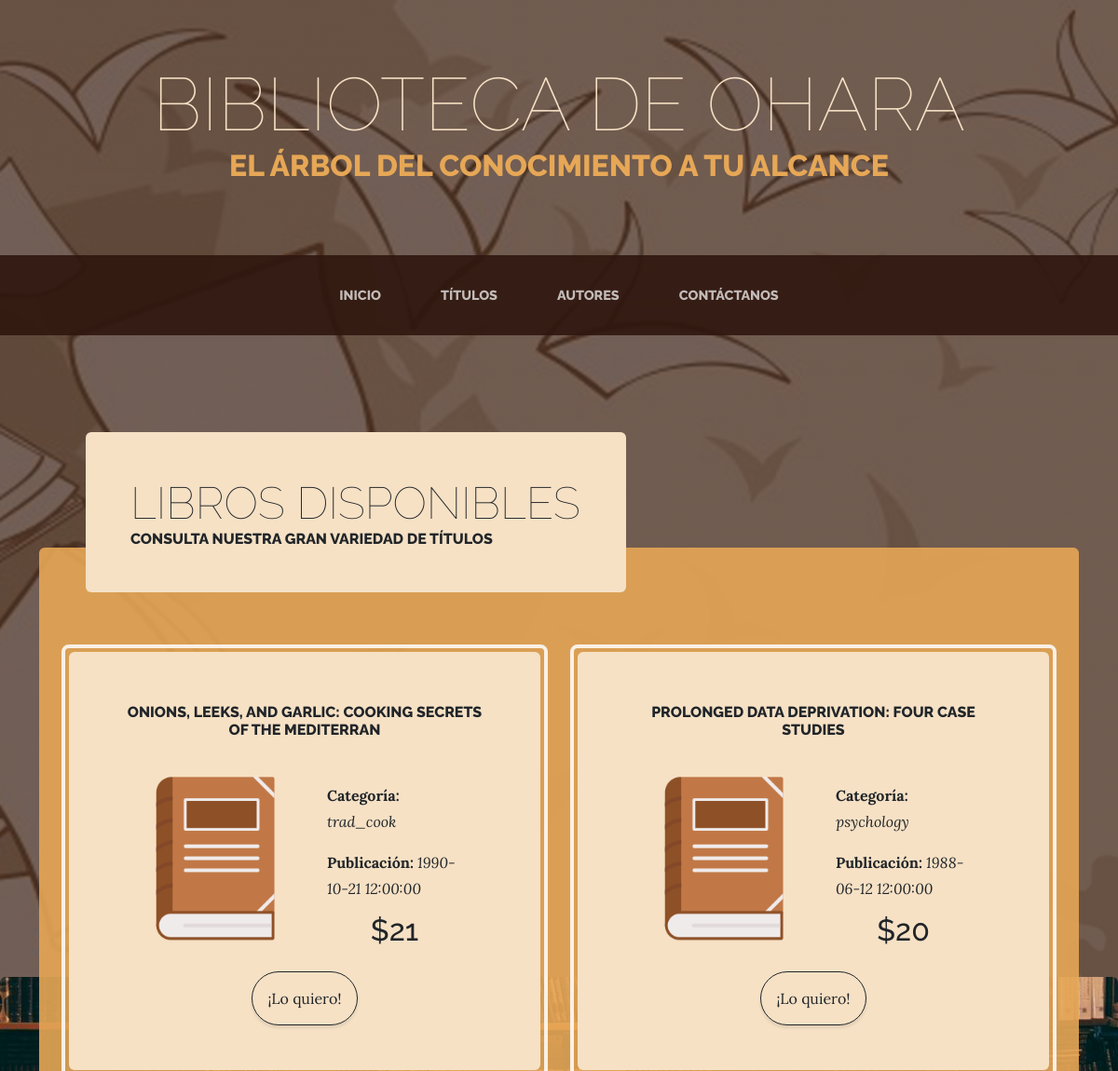
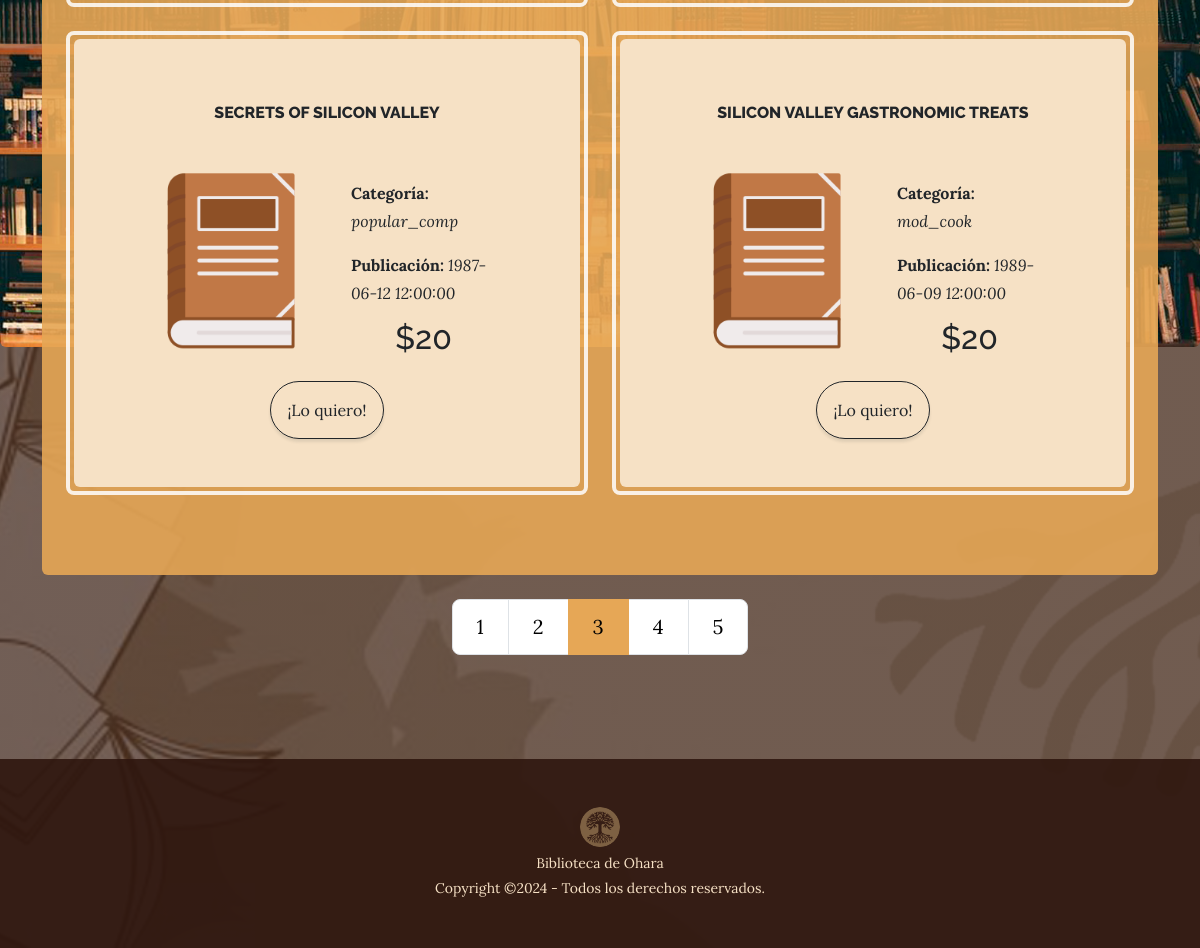
Page /titulos.php?pagina=3 on the committed database (2 pictures, top to bottom).
### tables this page shows
CREATE TABLE `titulos` (
  `id_titulo` varchar(6) NOT NULL,
  `titulo` varchar(60) NOT NULL,
  `tipo` varchar(15) NOT NULL,
  `id_pub` varchar(4) NOT NULL,
  `precio` double default NULL,
  `avance` double default NULL,
  `total_ventas` int(11) default NULL,
  `notas` varchar(255) NOT NULL,
  `fecha_pub` datetime NOT NULL,
  `contrato` varchar(1) NOT NULL,
  PRIMARY KEY  (`id_titulo`)
);

### database/conexion.php (called while the page is built, shortened)
<?php
    class DBLibreria {
        private $server = "localhost";
        private $user = "root";
        private $pwd = "";
        private $database = "libreriadb";
        private function getCnxn() {
            $cnxn = new PDO("mysql:host=$this->server;dbname=$this->database", $this->user, $this->pwd);
            return $cnxn;
        }
        public function getTitulos() {
            $pdoCnxn = $this->getCnxn();
            $res = array();
            if (is_object($pdoCnxn)) {
                $sql = "SELECT * FROM `titulos` ORDER BY `titulo`";
                $stmt = $pdoCnxn->query($sql);
                if ($stmt) {
                    $res = $stmt->fetchAll(PDO::FETCH_ASSOC);
                } else {
                }
            } else {
            }
            return $res;
        }
    }
?>

### titulos.php (the view, shortened to what this page needs)
<?php
    include "database/conexion.php";
?>
<!DOCTYPE html>
<html lang="en">
    <head>
        <link href="css/styles.css" rel="stylesheet" />
    </head>
    <body>
        <?php
            include ("templates/topbanner.php");
        ?>
        <section id="titulos">
            <br>
        </section>
        <section class="page-section about-heading">
            <div class="container">
                <div class="product-item">
                    <div class="product-item-title d-flex d-none d-md-block" style="width : 630px;">
                        <div class="bg-faded p-5 d-flex me-auto rounded" style="margin-left : 50px;">
                            <h2 class="section-heading mb-0">
                                <span class="section-heading-lower">Libros Disponibles</span>
                                <span class="section-heading-upper">Consulta nuestra gran variedad de títulos</span>
                            </h2>
                        </div>
                    </div>
                    <section class="container rounded cta about-heading-img mb-3 mb-lg-0">
                        <div class="container">
                            <div class="row">
                                <?php
                                    $libreria = new DBLibreria;
                                    $titulos = $libreria->getTitulos();
                                    $elementos_por_pagina = 4;
                                    $num_total_paginas = ceil(count($titulos) / $elementos_por_pagina);
                                    $pagina_actual = isset($_GET['pagina']) ? $_GET['pagina'] : 1;
                                    $inicio = ($pagina_actual - 1) * $elementos_por_pagina;
                                    $titulos_pagina = array_slice($titulos, $inicio, $elementos_por_pagina);
                                    foreach ($titulos_pagina as $registro) {
                                        print('<div class="col-lg-6 mt-4 d-none d-md-block">');
                                        print(    '<div class="cta-inner bg-faded rounded">');
                                        print(        '<div class="container d-flex align-items-center justify-content-center text-center rounded" style="height: 60px;">');
                                        print(            '<h2 class="section-heading">');
                                        print(                '<span class="section-heading-upper">'.$registro['titulo'].'</span>');
                                        print(            '</h2>');
                                        print(        '</div>');
                                        print(        '<div class="container d-flex mt-4 mb-lg-0">');
                                        print(            '<div class="container align-items-center text-center">');
                                        print(                '<img src="assets/img/libro.png" style="width: 140px;"/>');
                                        print(            '</div>');
                                        print(            '<div class="container">');
                                        print(                '<div class="container justify-content-center align-items-center" style="height: 140px;">');
                                        print(                  '<p class="pt-2"><strong>Categoría: </strong><em>'.$registro['tipo'].'</em></p>');
                                        print(                  '<p><strong>Publicación: </strong><em>'.$registro['fecha_pub'].'</em></p>');
                                        print(                '</div>');
                                        print(                '<h2 class="section-heading text-center pt-2">');
                                        print(                  '<span>$'.$registro['precio'].'</span>');
                                        print(                '</h2>');
                                        print(            '</div>');
                                        print(        '</div>');
                                        print(        '<div class="container d-flex justify-content-center mt-3">');
                                        print(            '<button class="btn btn-outline-dark btn p-3" style="border-radius: 50px">¡Lo quiero!</button>');
                                        print(        '</div>');
                                        print(    '</div>');
                                        print('</div>');
                                    }
                                ?>
                            </div>
                        </div>
                    </section>
                    <div class="container mt-4">
                        <ul class="pagination pagination-lg justify-content-center">
                            <?php for ($i = 1; $i <= $num_total_paginas; $i++) : ?>
                                <li class="page-item <?php echo ($i == $pagina_actual) ? 'active' : ''; ?>">
                                    <a class="page-link" href="?pagina=<?php echo $i; ?>" style="color: black"><?php echo $i; ?></a>
                                </li>
                            <?php endfor; ?>
                        </ul>
                    </div>
                </div>
            </div>
        </section>
        <section>
            <br>
        </section>
        <?php
            include ("templates/footer.php");
        ?>
    </body>
</html>

### rows in the picture
titulos: titulo "ONIONS, LEEKS, AND GARLIC: COOKING SECRETS OF THE MEDITERRAN", tipo "trad_cook", fecha_pub "1990-10-21 12:00:00", precio "21"
titulos: titulo "PROLONGED DATA DEPRIVATION: FOUR CASE STUDIES", tipo "psychology", fecha_pub "1988-06-12 12:00:00", precio "20"
titulos: titulo "SECRETS OF SILICON VALLEY", tipo "popular_comp", fecha_pub "1987-06-12 12:00:00", precio "20"
titulos: titulo "SILICON VALLEY GASTRONOMIC TREATS", tipo "mod_cook", fecha_pub "1989-06-09 12:00:00", precio "20"
